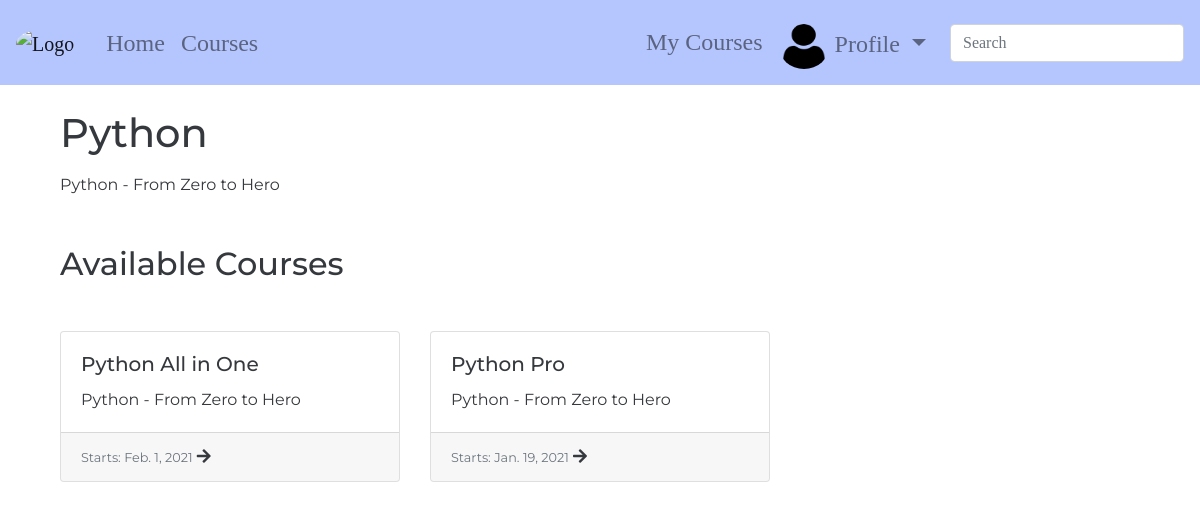
The app's page /courses/python/ (signed in) with its own data.
### accounts/models.py (models this page shows, shortened)
class CustomUser(AbstractUser, PermissionsMixin):
    email = models.EmailField(verbose_name='email', max_length=60, unique=True)
    username = models.CharField(max_length=30, unique=True)
    date_joined = models.DateTimeField(verbose_name='date joined', auto_now_add=True)
    last_login = models.DateTimeField(verbose_name='last login', auto_now=True)
    is_admin = models.BooleanField(default=False)
    is_active = models.BooleanField(default=True)
    is_staff = models.BooleanField(default=False)
    is_superuser = models.BooleanField(default=False)
    USERNAME_FIELD = 'email'
    REQUIRED_FIELDS = ['username', ]
    objects = CustomUserManager()

class Profile(models.Model):
    user = models.OneToOneField(settings.AUTH_USER_MODEL, related_name='profile', on_delete=models.CASCADE)
    first_name = models.CharField(max_length=40, null=True, blank=True)
    last_name = models.CharField(max_length=40, null=True, blank=True)
    phone = PhoneNumberField(max_length=20, null=True, blank=True)
    date_of_birth = models.DateField(null=True, blank=True)
    bio = models.TextField(null=True, blank=True)
    profile_pic = models.ImageField(null=True, blank=True, upload_to='images/profile_pics',
                                    default=get_default_profile_pic)

### courses/models.py (models this page shows, shortened)
class Course(models.Model):
    base_title = models.CharField(max_length=100)
    description = models.TextField(null=True, blank=True)
    slug = models.SlugField(allow_unicode=True, unique=True)

class CourseInstance(models.Model):
    course = models.ForeignKey(Course, related_name='instances', on_delete=models.CASCADE)
    slug = models.SlugField(allow_unicode=True, unique=True)
    sub_title = models.CharField(max_length=100, null=True, blank=True)
    min_mark = models.SmallIntegerField(
        validators=[
            MinValueValidator(0),
            MaxValueValidator(100),
        ]
    )
    start_date = models.DateField(null=True, blank=True)
    end_date = models.DateField(null=True, blank=True)

### courses/views.py (the view)
# urls.py: path('<slug>/', views.CourseDetail.as_view(), name='course-detail'),
class CourseDetail(generic.DetailView):
    model = course_models.Course
    def get_context_data(self, **kwargs):
        context = super(CourseDetail, self).get_context_data(**kwargs)
        context['available_courses'] = course_models.CourseInstance.objects.filter(course__slug=self.kwargs.get('slug'))
        return context

### courses/templates/courses/course_detail.html (shortened to what this page needs)
{% extends 'base.html' %}
{% block content %}
    <div class="container">
        <h1 class="mb-3">{{ course.base_title }}</h1>
        <p>{{ course.description }}</p>
    </div>
    <div class="container">
        <h2 class="mb-5 mt-5">Available Courses</h2>
            <div class="row">
            {% for course_instance in available_courses  %}
                <div class="col-md-4 col-sm-6 col-xs-12">
                    <div class="card">
                        <div class="card-body">
                            <h5 class="card-title">{{ course_instance.sub_title }}</h5>
                            <p class="card-text">{{ course_instance.course.description }}</p>
                        </div>
                        <div class="card-footer">
                            <p class="card-text d-inline">
                                <small class="text-muted">Starts: {{ course_instance.start_date }}</small>
                            </p>
                            <i class="fas fa-arrow-right post_arrow_img d-inline"></i>
                        </div>
                    </div>
                </div>
            {%  endfor %}
            </div>
    </div>
{% endblock %}

### templates/base.html (shortened to what this page needs)
<!DOCTYPE html>
{% load static %}
{% load accounts_extras %}
<html lang="en">
<head>
    <link rel="stylesheet" href="https://stackpath.bootstrapcdn.com/bootstrap/4.5.2/css/bootstrap.min.css">
    <link rel="stylesheet" href="https://stackpath.bootstrapcdn.com/font-awesome/4.7.0/css/font-awesome.min.css">    <link href="https://fonts.googleapis.com/css?family=Montserrat" rel="stylesheet">
    <link rel="stylesheet" href="https://use.fontawesome.com/releases/v5.15.1/css/all.css">
    <link rel="stylesheet" href="{% static 'course_manager/css/master.css' %}">
</head>
<body>
    <nav class="smart_scroll navbar navbar-expand-lg navbar-light" id="baseNavbar">
        <a href="{% url 'homepage' %}" class="navbar-brand">
            <img id="blogLogo" src="" alt="Logo">
        </a>
        <div class="collapse navbar-collapse" id="basicExampleNav">
            <ul class="navbar-nav mr-auto ml-2">
                <li class="nav-item">
                    <a class="nav-link" href="{% url 'homepage' %}">Home</a>
                </li>
                <li class="nav-item">
                    <a class="nav-link" href="{% url 'courses:courses-list' %}">Courses</a>
                </li>
            </ul>
            {% if user.is_authenticated %}
                <ul class="navbar-nav ml-2 pr-3 nav-flex-icons">
                    <li class="nav-item mt-2">
                        <a class="nav-link" href="{% url 'courses:user-courses' %}">My Courses</a>
                    </li>
                    <li class="nav-item dropdown mt-2">
                        <a href="#" class="nav-link dropdown-toggle" id="navbarDropdownMenuLink-4" data-toggle="dropdown"
                          aria-haspopup="true" aria-expanded="false">
                            {% if user.profile.profile_pic %}
                                <img class="profile_pic" src="{{ user.profile.profile_pic.url }}" alt="User Profile Picture">
                            {% else %}
                                <img class="profile_pic" src="{% static 'course_manager/images/default_profile_pic_1.png' %}"
                                     alt="Default Profile Picture">
                            {% endif %}
                            Profile
                        </a>
                    </li>
                </ul>
            {% endif %}
            <form class="navbar-form form-inline" method="get" action=""
                  role="search" id="navbarSearchForm">
              <div class="md-form my-2">
                <input id="searchBarInput" class="input_field form-control mr-sm-2" name="q"
                       type="text" placeholder="Search" aria-label="Search">
              </div>
            </form>
        </div>
    </nav>
    <div id="wrap" class="wrapper flex-grow-1">
        <div id="main" class="container content main_content mt-4 mb-5">
            {% block content %}
            {% endblock %}
        </div>
    </div>
</body>
</html>

### static/course_manager/css/master.css (style rules this page uses)
body { height: 100%; background-color: rgba(255, 255, 255, 0.39); color: #35383c; font-family: 'Montserrat', sans-serif; }
#baseNavbar { background-color: #b5c6ff; font-family: 'Arvo', serif; font-size: 1.5rem; }
#blogLogo { width: 90px; height: 75px; border-radius: 50%; }
#navbarSearchForm input[type=text] { width: 100%; }
.profile_pic { width: 50px; height: 45px; border-radius: 50%; }

### records on screen
CustomUser: profile.profile_pic (picture)
Course: base_title "Python", description "Python - From Zero to Hero"
CourseInstance: sub_title "Python All in One", course.description "Python - From Zero to Hero", start_date "Feb. 1, 2021"
CourseInstance: sub_title "Python Pro", course.description "Python - From Zero to Hero", start_date "Jan. 19, 2021"
